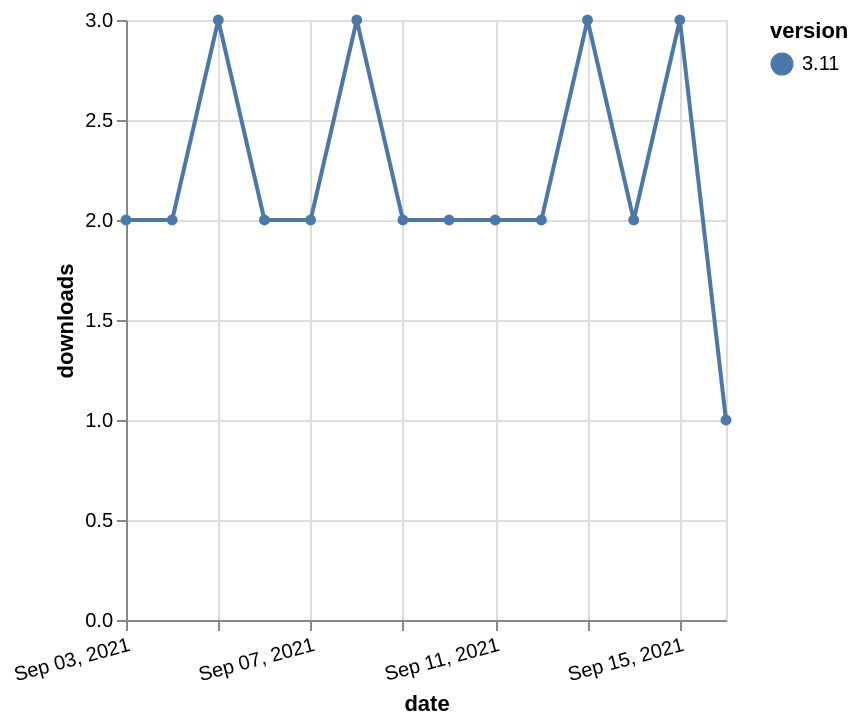

Vega-Lite specification stored for this chart:
### Vega-Lite specification from a JSON file in a GitHub repository (floating-point values rounded to 4 significant figures)
{"$schema": "https://vega.github.io/schema/vega-lite/v5.json", "description": "A simple bar chart with embedded data.", "data": {"values": [{"date": "2021-09-03", "total": 1368, "delta": 2, "version": "3.11"}, {"date": "2021-09-04", "total": 1370, "delta": 2, "version": "3.11"}, {"date": "2021-09-05", "total": 1373, "delta": 3, "version": "3.11"}, {"date": "2021-09-06", "total": 1375, "delta": 2, "version": "3.11"}, {"date": "2021-09-07", "total": 1377, "delta": 2, "version": "3.11"}, {"date": "2021-09-08", "total": 1380, "delta": 3, "version": "3.11"}, {"date": "2021-09-09", "total": 1382, "delta": 2, "version": "3.11"}, {"date": "2021-09-10", "total": 1384, "delta": 2, "version": "3.11"}, {"date": "2021-09-11", "total": 1386, "delta": 2, "version": "3.11"}, {"date": "2021-09-12", "total": 1388, "delta": 2, "version": "3.11"}, {"date": "2021-09-13", "total": 1391, "delta": 3, "version": "3.11"}, {"date": "2021-09-14", "total": 1393, "delta": 2, "version": "3.11"}, {"date": "2021-09-15", "total": 1396, "delta": 3, "version": "3.11"}, {"date": "2021-09-16", "total": 1397, "delta": 1, "version": "3.11"}]}, "width": "container", "mark": {"type": "line", "point": {"filled": true}}, "encoding": {"x": {"field": "date", "type": "temporal", "timeUnit": "yearmonthdate", "title": "date", "axis": {"labelAngle": -15}}, "y": {"field": "delta", "type": "quantitative", "title": "downloads"}, "color": {"field": "version", "type": "nominal"}, "tooltip": {"field": "delta"}}}
